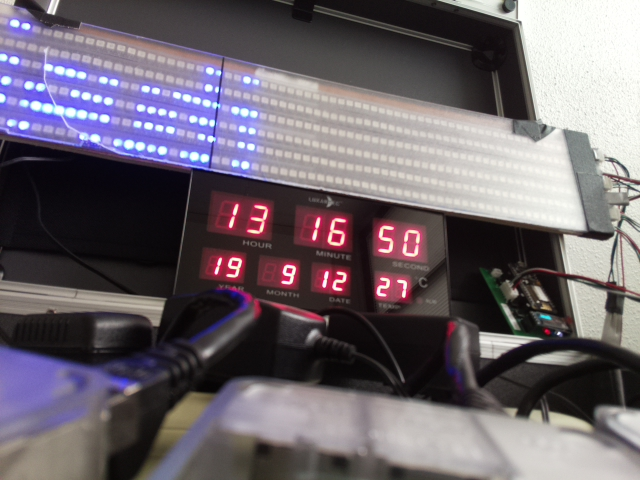
#> input picture webcam_12-Sep-2019_13-17-07.jpg, 640 x 480 px
$ python main.py
#> lines starting #> are read from the running program, lines starting #| are printed output that depends on the picture; after the words box and inside, x2 and y2 are one past the last pixel; in counts of white or black regions, pixels touching at a corner belong together
from __future__ import print_function

import copy
from datetime import datetime

from math import sqrt

import cv2 as cv
import imutils
import numpy as np
import argparse
import random as rng

rng.seed(12345)
src = cv.imread("webcam_12-Sep-2019_13-17-07.jpg")
#> src is the input picture: shape (480, 640, 3); mean B, G, R 108.5, 100.6, 108.8
hsv = cv.cvtColor(src, cv.COLOR_BGR2HSV)
#> hsv: shape (480, 640, 3); mean H, S, V 87.8, 49.4, 116.9

# Convert image to gray and blur it

source_window = 'Source'


class Images:
    _grayImage = ""

    def __init__(self, grayImage):
        self._grayImage = grayImage

    @property
    def grayImage(self):
        return self._grayImage

    @grayImage.setter
    def grayImage(self, value):
        self._grayImage = value


image = Images(cv.blur(cv.cvtColor(src, cv.COLOR_BGR2GRAY), (3, 3)))
#> in __init__, `self._grayImage = grayImage`:
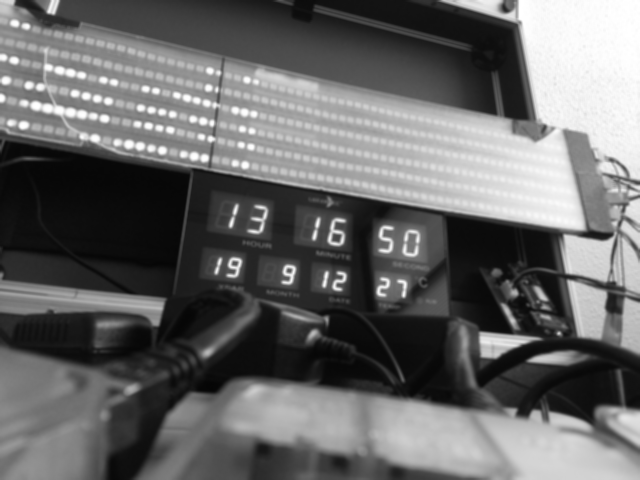
#> self._grayImage: shape (480, 640); min 5, max 255, mean 104


class Coords:
    x = 0
    y = 0

    def __init__(self, x, y):
        self.x = x
        self.y = y


class Pictures:
    pt1 = Coords(9999, 9999)
    pt2 = Coords(-9999, 9999)
    pt3 = Coords(9999, 9999)
    pt4 = Coords(-9999, -9999)

    def savePics(self):

        pts1 = np.float32(
            [[self.pt1.x, self.pt1.y], [self.pt2.x, self.pt2.y], [self.pt3.x, self.pt3.y], [self.pt4.x, self.pt4.y]])
        pts2 = np.float32([[0, 0], [500, 0], [0, 150], [500, 150]])
        matrix = cv.getPerspectiveTransform(pts1, pts2)
        result = cv.warpPerspective(src, matrix, (500, 150))
        resultBluredAndGray = cv.blur(cv.cvtColor(result, cv.COLOR_BGR2GRAY), (3, 3))
        cv.imwrite("output/image.png", result)
        cv.imwrite("output/image-gray-blur.png", resultBluredAndGray)
        print("🚀 Images saved in 'output/'")


picture = Pictures()


def thresh_callback(val):
    threshold = val

    canny_output = cv.Canny(image.grayImage, threshold, threshold * 2)

    contours, _ = cv.findContours(canny_output, cv.RETR_TREE, cv.CHAIN_APPROX_SIMPLE)

    contours_poly = [None] * len(contours)
    boundRect = [None] * len(contours)
    centers = [None] * len(contours)
    radius = [None] * len(contours)
    for i, c in enumerate(contours):
        contours_poly[i] = cv.approxPolyDP(c, 3, True)
        boundRect[i] = cv.boundingRect(contours_poly[i])
        centers[i], radius[i] = cv.minEnclosingCircle(contours_poly[i])

    newImage = copy.copy(src)


    for i in range(len(contours)):
        x, y, w, h = boundRect[i]
        if picture.pt1.x > x:
            picture.pt1.x = x

        if picture.pt1.y > y:
            picture.pt1.y = y - h

        if picture.pt2.x < x and picture.pt2.y > y:
            picture.pt2.x = x + round(w * 1.5)
            picture.pt2.y = y

        if picture.pt3.x > x and picture.pt3.y > y:
            picture.pt3.x = x - 20
            picture.pt3.y = y + 20

        if picture.pt4.x < x and picture.pt4.y < y:
            picture.pt4.x = x + 50
            picture.pt4.y = y + 20

    cv.circle(newImage, (picture.pt1.x, picture.pt1.y), 5, (0, 0, 255), -1)  # Red
    cv.circle(newImage, (picture.pt2.x, picture.pt2.y), 5, (255, 0, 0), -1)  # Blue
    cv.circle(newImage, (picture.pt3.x, picture.pt3.y), 5, (0, 255, 0), -1)  # Green
    cv.circle(newImage, (picture.pt4.x, picture.pt4.y), 5, (0, 255, 255), -1)  # Yellow

    cv.imshow('Contours', newImage)


def takePhotoCallback(val):
    picture.savePics()


# Trackabars window
color_window = 'Color selection'
cv.namedWindow(color_window)
cv.createTrackbar("Take photo", color_window, 0, 1, takePhotoCallback)


def color_callback(val):
    lowerColor = np.array([lowerTrackbar.hue, lowerTrackbar.saturation, lowerTrackbar.value])
    upperColor = np.array([upperTrackbar.hue, upperTrackbar.saturation, upperTrackbar.value])
    mask = cv.inRange(hsv, lowerColor, upperColor)
    result = cv.bitwise_and(src, src, mask=mask)
    cv.imshow(color_window, result)
    image.grayImage = cv.blur(cv.cvtColor(result, cv.COLOR_BGR2GRAY), (3, 3))

    thresh_callback(cv.getTrackbarPos('Canny thresh:', source_window))


class Trackbar:
    hue_label = ""
    saturation_label = ""
    value_label = ""

    def __init__(self, hue, saturation, value, vh, vs, vv):
        self.value_label = value
        self.hue_label = hue
        self.saturation_label = saturation
        cv.createTrackbar(self.hue_label, color_window, vh, 179, color_callback)
        cv.createTrackbar(self.saturation_label, color_window, vs, 255, color_callback)
        cv.createTrackbar(self.value_label, color_window, vv, 255, color_callback)

    @property
    def hue(self):
        return cv.getTrackbarPos(self.hue_label, color_window)

    @property
    def saturation(self):
        return cv.getTrackbarPos(self.saturation_label, color_window)

    @property
    def value(self):
        return cv.getTrackbarPos(self.value_label, color_window)


def nothing(x):
    pass


lowerTrackbar = Trackbar("Lower Hue", "Lower Saturation", "Lower Light", 0, 19, 255)
upperTrackbar = Trackbar("Upper Hue", "Upper Saturation", "Upper Light", 65, 255, 255)

color_callback("")
#> in color_callback, `mask = cv.inRange(hsv, lowerColor, upperColor)`:
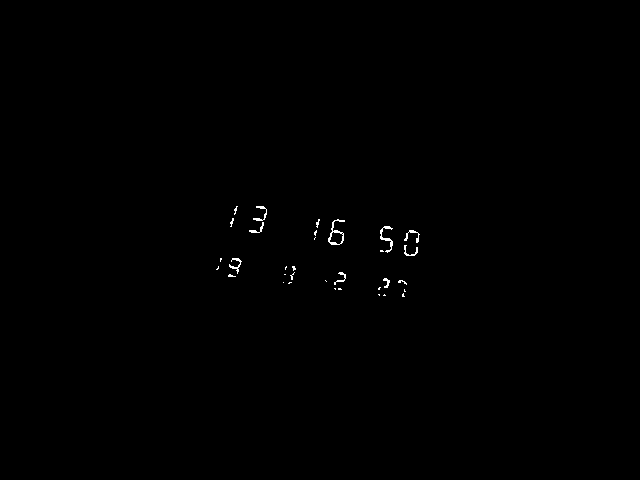
#> mask: shape (480, 640); 0.26% white in thin lines or dots, all inside (x1, y1, x2, y2) = (216, 206, 420, 297)
#> in thresh_callback, `canny_output = cv.Canny(image.grayImage, threshold, threshold * 2)`:
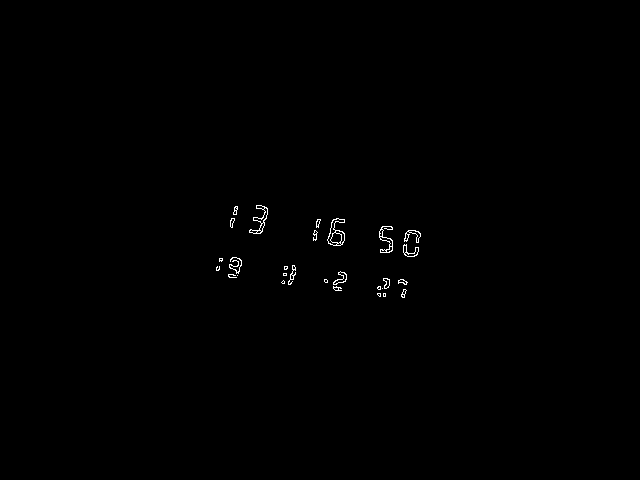
#> canny_output: shape (480, 640); 0.33% white in thin lines or dots, all inside (x1, y1, x2, y2) = (216, 205, 421, 298)
#> in thresh_callback, `contours, _ = cv.findContours(canny_output, cv.RETR_TREE, cv.CHAIN_APP..`: contours = 67 contours, 42 with area under 20; largest, box (x1, y1, x2, y2) and area: (327, 218, 345, 246) 276, (249, 205, 268, 234) 158, (379, 226, 393, 253) 116, (327, 218, 345, 246) 114, (330, 232, 342, 244) 86
#> in thresh_callback, `contours_poly = [None] * len(contours)`: contours_poly = 67 items
#> the loop in thresh_callback, `for i, c in enumerate(contours):` made 67 passes
#> c on passes 1, 8, 21, 23: [[383, 293], [383, 296], [385, 296], [385, 293]], [[382, 288]], [[237, 275]], [[283, 273], [283, 275], [286, 275], [286, 273]]
#> after the loop in thresh_callback, `for i, c in enumerate(contours):`: boundRect = 67 items, first 6: (383, 293, 3, 4), (383, 294, 1, 1), (377, 293, 4, 4), (377, 294, 4, 2), (402, 289, 4, 9), (401, 295, 4, 2); centers = 67 pairs, first value 217.5 to 413.1, second value 207 to 295.5; contours_poly = 67 contours, 52 with area under 20; largest, box (x1, y1, x2, y2) and area: (327, 218, 345, 246) 234, (249, 205, 268, 234) 106, (379, 226, 393, 253) 81, (327, 219, 344, 246) 78, (403, 244, 419, 256) 74; radius = 67 values, max 15 at index 61, min 0.0001 at index 1, mean 4.31
#> the loop in thresh_callback, `for i in range(len(contours)):` made 67 passes
#> (x, y, w, h) on passes 1 to 12: (383, 293, 3, 4), (383, 294, 1, 1), (377, 293, 4, 4), (377, 294, 4, 2), (402, 289, 4, 9), (401, 295, 4, 2), (403, 289, 3, 6), (382, 288, 1, 1), (378, 286, 3, 4), (378, 286, 2, 4), (333, 286, 9, 5), (333, 288, 6, 2)
#> in thresh_callback, `cv.circle(newImage, (picture.pt1.x, picture.pt1.y), 5, (0, 0, 255), -1)`: newImage: shape (480, 640, 3); 0.03% of pixels changed, all inside (x1, y1, x2, y2) = (211, 185, 222, 196)
#> in thresh_callback, `cv.circle(newImage, (picture.pt2.x, picture.pt2.y), 5, (255, 0, 0), -1)`: newImage: shape (480, 640, 3); mean B, G, R 108.6, 100.6, 108.9
#> in thresh_callback, `cv.circle(newImage, (picture.pt3.x, picture.pt3.y), 5, (0, 255, 0), -1)`: newImage: shape (480, 640, 3); mean B, G, R 108.6, 100.7, 108.9
#> in thresh_callback, `cv.circle(newImage, (picture.pt4.x, picture.pt4.y), 5, (0, 255, 255), ..`: newImage: shape (480, 640, 3); mean B, G, R 108.5, 100.7, 108.9
cv.namedWindow(source_window)
cv.imshow(source_window, src)
max_thresh = 255
thresh = 100  # initial threshold
cv.createTrackbar('Canny thresh:', source_window, thresh, max_thresh, thresh_callback)
thresh_callback(thresh)
#> in thresh_callback (call 2), `contours, _ = cv.findContours(canny_output, cv.RETR_TREE, cv.CHAIN_APP..`: contours = 63 contours, 38 with area under 20; largest, box (x1, y1, x2, y2) and area: (327, 218, 345, 246) 276, (249, 205, 268, 234) 158, (379, 226, 393, 253) 116, (327, 218, 345, 246) 114, (330, 232, 342, 244) 86
#> the loop in thresh_callback (call 2), `for i, c in enumerate(contours):` made 63 passes
#> c on passes 1, 19, 57: [[383, 293], [383, 296], [385, 296], [385, 293]], [[283, 273], [283, 275], [286, 275], [286, 273]], [[235, 207], [236, 206], [237, 207], [236, 208]]
#> after the loop in thresh_callback (call 2), `for i, c in enumerate(contours):`: boundRect = 63 items, first 6: (383, 293, 3, 4), (383, 294, 1, 1), (377, 293, 4, 4), (377, 294, 4, 2), (402, 289, 4, 9), (401, 295, 4, 2); centers = 63 pairs, first value 217.5 to 413.1, second value 207 to 295.5; contours_poly = 63 contours, 48 with area under 20; largest, box (x1, y1, x2, y2) and area: (327, 218, 345, 246) 234, (249, 205, 268, 234) 106, (379, 226, 393, 253) 81, (327, 219, 344, 246) 78, (403, 244, 419, 256) 74; radius = 63 values, max 15 at index 57, min 0.0001 at index 1, mean 4.54
#> the loop in thresh_callback (call 2), `for i in range(len(contours)):` made 63 passes

cv.waitKey()

$ run again, with webcam_1.jpg copied over webcam_12-Sep-2019_13-17-07.jpg
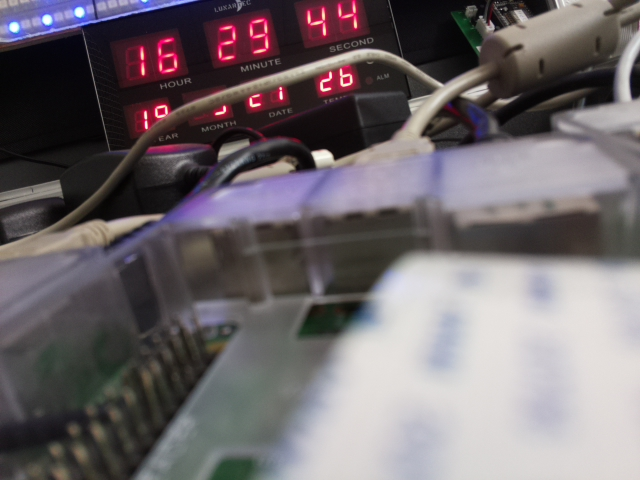
#> input picture webcam_1.jpg, 640 x 480 px
#> src is the input picture: shape (480, 640, 3); mean B, G, R 107.8, 104.1, 111.4
#> hsv: shape (480, 640, 3); mean H, S, V 85.8, 41.4, 115.8
#> in color_callback, `mask = cv.inRange(hsv, lowerColor, upperColor)`:
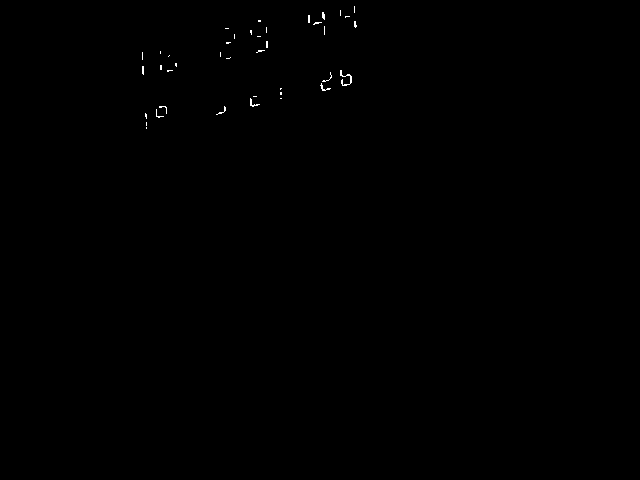
#> mask: shape (480, 640); 0.14% white in thin lines or dots, all inside (x1, y1, x2, y2) = (142, 6, 357, 129)
#> in thresh_callback, `canny_output = cv.Canny(image.grayImage, threshold, threshold * 2)`:
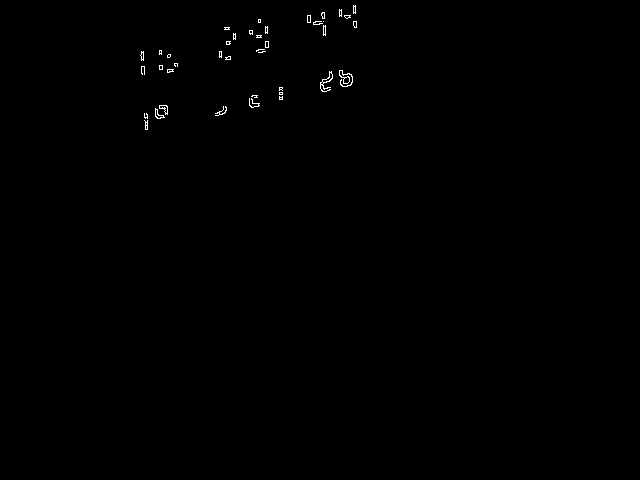
#> canny_output: shape (480, 640); 0.27% white in thin lines or dots, all inside (x1, y1, x2, y2) = (140, 5, 357, 130)
#> contours = 72 contours, 63 with area under 20; largest, box (x1, y1, x2, y2) and area: (320, 71, 333, 92) 58, (339, 70, 353, 87) 50, (159, 105, 168, 115) 38, (322, 72, 333, 83) 36, (155, 108, 165, 119) 34
#> in thresh_callback, `contours_poly = [None] * len(contours)`: contours_poly = 72 items
#> the loop in thresh_callback, `for i, c in enumerate(contours):` made 72 passes
#> c on passes 14, 26, 41, 59: [[279, 92], [279, 94], [282, 94], [282, 92]], [[159, 65], [159, 69], [162, 69], [162, 65]], [[265, 41], [265, 47], [268, 47], [268, 41]], [[323, 21]]
#> after the loop in thresh_callback, `for i, c in enumerate(contours):`: boundRect = 72 items, first 6: (144, 120, 4, 10), (146, 125, 1, 5), (145, 123, 1, 1), (144, 113, 4, 6), (155, 108, 10, 10), (155, 110, 9, 9); centers = 72 pairs, first value 142 to 354.5, second value 9 to 127; contours_poly = 72 contours, 64 with area under 20; largest, box (x1, y1, x2, y2) and area: (320, 71, 333, 92) 72, (339, 70, 353, 87) 40, (155, 108, 165, 118) 36, (159, 105, 168, 115) 32, (323, 72, 333, 83) 28, (155, 110, 164, 119) 23, (159, 105, 168, 113) 22, (249, 98, 260, 108) 22; radius = 72 values, max 10.97 at index 17, min 0.0001 at index 2, mean 3.05
#> the loop in thresh_callback, `for i in range(len(contours)):` made 72 passes
#> contours = 71 contours, 62 with area under 20; largest, box (x1, y1, x2, y2) and area: (320, 71, 333, 92) 58, (339, 70, 353, 87) 50, (159, 105, 168, 115) 38, (322, 72, 333, 83) 36, (155, 108, 165, 119) 34
#> the loop in thresh_callback (call 2), `for i, c in enumerate(contours):` made 71 passes
#> after the loop in thresh_callback (call 2), `for i, c in enumerate(contours):`: boundRect = 71 items, first 6: (145, 121, 3, 9), (146, 125, 1, 5), (145, 123, 1, 1), (144, 113, 4, 6), (155, 108, 10, 10), (155, 110, 9, 9); centers = 71 pairs, first value 142 to 354.5, second value 9 to 127; contours_poly = 71 contours, 63 with area under 20; largest, box (x1, y1, x2, y2) and area: (320, 71, 333, 92) 72, (339, 70, 353, 87) 40, (155, 108, 165, 118) 36, (159, 105, 168, 115) 32, (323, 72, 333, 83) 28, (155, 110, 164, 119) 23, (159, 105, 168, 113) 22, (249, 98, 260, 108) 22; radius = 71 values, max 10.97 at index 17, min 0.0001 at index 2, mean 3.09
#> the loop in thresh_callback (call 2), `for i in range(len(contours)):` made 71 passes
